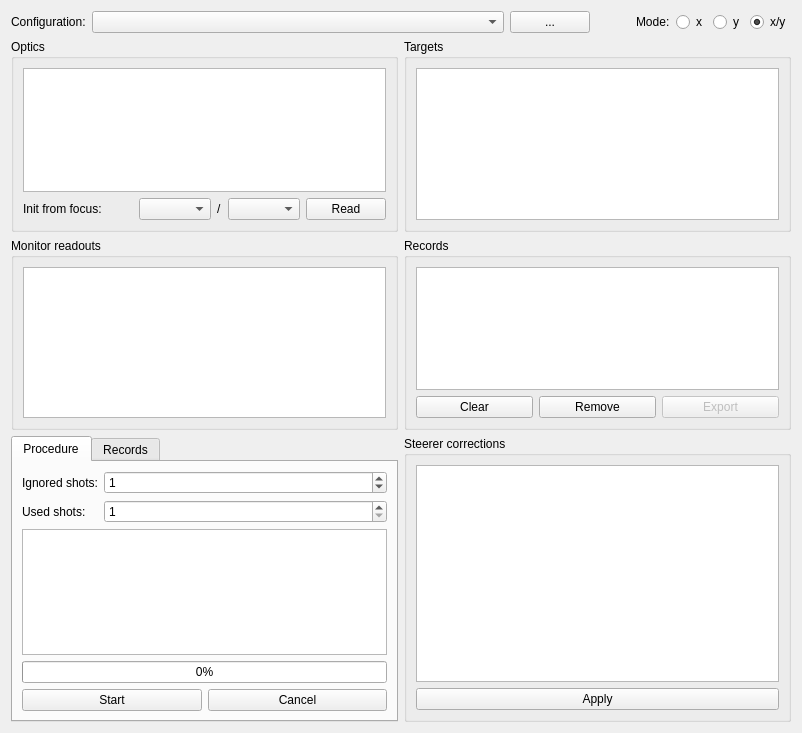
<?xml version="1.0" encoding="UTF-8"?>
<ui version="4.0">
 <class>OVM_Dialog</class>
 <widget class="QWidget" name="OVM_Dialog">
  <property name="geometry">
   <rect>
    <x>0</x>
    <y>0</y>
    <width>802</width>
    <height>733</height>
   </rect>
  </property>
  <property name="windowTitle">
   <string>Optic variation method (orbit flattening)</string>
  </property>
  <layout class="QGridLayout" columnstretch="1,1">
   <item row="0" column="0" colspan="2">
    <layout class="QHBoxLayout" name="_2" stretch="0,1,0,0,0,0,0,0">
     <item>
      <widget class="QLabel" name="label_2">
       <property name="text">
        <string>Configuration:</string>
       </property>
      </widget>
     </item>
     <item>
      <widget class="QComboBox" name="combo_config">
       <property name="sizePolicy">
        <sizepolicy hsizetype="Expanding" vsizetype="Fixed">
         <horstretch>1</horstretch>
         <verstretch>0</verstretch>
        </sizepolicy>
       </property>
      </widget>
     </item>
     <item>
      <widget class="QPushButton" name="btn_edit_conf">
       <property name="text">
        <string>...</string>
       </property>
      </widget>
     </item>
     <item>
      <spacer>
       <property name="orientation">
        <enum>Qt::Horizontal</enum>
       </property>
       <property name="sizeHint" stdset="0">
        <size>
         <width>40</width>
         <height>20</height>
        </size>
       </property>
      </spacer>
     </item>
     <item>
      <widget class="QLabel" name="label_3">
       <property name="text">
        <string>Mode:</string>
       </property>
      </widget>
     </item>
     <item>
      <widget class="QRadioButton" name="radio_mode_x">
       <property name="text">
        <string>x</string>
       </property>
      </widget>
     </item>
     <item>
      <widget class="QRadioButton" name="radio_mode_y">
       <property name="text">
        <string>y</string>
       </property>
      </widget>
     </item>
     <item>
      <widget class="QRadioButton" name="radio_mode_xy">
       <property name="text">
        <string>x/y</string>
       </property>
       <property name="checked">
        <bool>true</bool>
       </property>
      </widget>
     </item>
    </layout>
   </item>
   <item row="6" column="1">
    <widget class="QGroupBox" name="groupBox_2">
     <property name="title">
      <string>Steerer corrections</string>
     </property>
     <layout class="QGridLayout" name="gridLayout_2">
      <item row="0" column="0">
       <widget class="TableView" name="tab_corrections">
        <property name="focusPolicy">
         <enum>Qt::ClickFocus</enum>
        </property>
       </widget>
      </item>
      <item row="1" column="0">
       <widget class="QPushButton" name="btn_apply">
        <property name="text">
         <string>Apply</string>
        </property>
       </widget>
      </item>
     </layout>
    </widget>
   </item>
   <item row="6" column="0">
    <widget class="QTabWidget" name="tabs">
     <property name="currentIndex">
      <number>0</number>
     </property>
     <widget class="QWidget" name="tab_2">
      <attribute name="title">
       <string>Procedure</string>
      </attribute>
      <layout class="QGridLayout" name="gridLayout_5">
       <item row="1" column="0">
        <widget class="QPlainTextEdit" name="status_log">
         <property name="tabChangesFocus">
          <bool>true</bool>
         </property>
         <property name="readOnly">
          <bool>true</bool>
         </property>
        </widget>
       </item>
       <item row="3" column="0">
        <layout class="QHBoxLayout" name="horizontalLayout_2">
         <item>
          <widget class="QPushButton" name="btn_proc_start">
           <property name="text">
            <string>Start</string>
           </property>
          </widget>
         </item>
         <item>
          <widget class="QPushButton" name="btn_proc_abort">
           <property name="text">
            <string>Cancel</string>
           </property>
          </widget>
         </item>
        </layout>
       </item>
       <item row="2" column="0">
        <widget class="QProgressBar" name="ctrl_progress">
         <property name="value">
          <number>0</number>
         </property>
        </widget>
       </item>
       <item row="0" column="0">
        <layout class="QFormLayout" name="formLayout">
         <item row="0" column="0">
          <widget class="QLabel" name="label_5">
           <property name="text">
            <string>Ignored shots:</string>
           </property>
          </widget>
         </item>
         <item row="0" column="1">
          <widget class="QSpinBox" name="num_shots_wait">
           <property name="value">
            <number>1</number>
           </property>
          </widget>
         </item>
         <item row="1" column="0">
          <widget class="QLabel" name="label_6">
           <property name="text">
            <string>Used shots:</string>
           </property>
          </widget>
         </item>
         <item row="1" column="1">
          <widget class="QSpinBox" name="num_shots_use">
           <property name="minimum">
            <number>1</number>
           </property>
          </widget>
         </item>
        </layout>
       </item>
      </layout>
     </widget>
     <widget class="QWidget" name="tab_manual">
      <attribute name="title">
       <string>Records</string>
      </attribute>
      <layout class="QGridLayout" name="gridLayout_3">
       <item row="0" column="0">
        <layout class="QHBoxLayout" name="horizontalLayout_4">
         <item>
          <widget class="QComboBox" name="combo_set_optic"/>
         </item>
         <item>
          <widget class="QPushButton" name="btn_set_optic">
           <property name="text">
            <string>Set optic</string>
           </property>
          </widget>
         </item>
        </layout>
       </item>
       <item row="1" column="0">
        <layout class="QGridLayout" name="gridLayout">
         <item row="1" column="0">
          <widget class="QPushButton" name="btn_update">
           <property name="text">
            <string>Update</string>
           </property>
          </widget>
         </item>
         <item row="1" column="2">
          <widget class="QPushButton" name="btn_fit">
           <property name="text">
            <string>Fit</string>
           </property>
          </widget>
         </item>
         <item row="1" column="1">
          <widget class="QPushButton" name="btn_record">
           <property name="text">
            <string>Record</string>
           </property>
          </widget>
         </item>
        </layout>
       </item>
      </layout>
     </widget>
    </widget>
   </item>
   <item row="2" column="1">
    <widget class="QGroupBox" name="groupBox_4">
     <property name="title">
      <string>Records</string>
     </property>
     <layout class="QGridLayout" name="gridLayout_6">
      <item row="1" column="0">
       <widget class="QPushButton" name="btn_rec_clear">
        <property name="text">
         <string>Clear</string>
        </property>
       </widget>
      </item>
      <item row="1" column="1">
       <widget class="QPushButton" name="btn_rec_remove">
        <property name="text">
         <string>Remove</string>
        </property>
       </widget>
      </item>
      <item row="1" column="2">
       <widget class="QPushButton" name="btn_rec_export">
        <property name="enabled">
         <bool>false</bool>
        </property>
        <property name="text">
         <string>Export</string>
        </property>
       </widget>
      </item>
      <item row="0" column="0" colspan="3">
       <widget class="TableView" name="tab_records">
        <property name="focusPolicy">
         <enum>Qt::ClickFocus</enum>
        </property>
       </widget>
      </item>
     </layout>
    </widget>
   </item>
   <item row="1" column="1">
    <widget class="QGroupBox" name="group_target">
     <property name="title">
      <string>Targets</string>
     </property>
     <layout class="QVBoxLayout">
      <item>
       <widget class="TableView" name="tab_targets">
        <property name="focusPolicy">
         <enum>Qt::ClickFocus</enum>
        </property>
       </widget>
      </item>
     </layout>
    </widget>
   </item>
   <item row="1" column="0">
    <widget class="QGroupBox" name="groupBox">
     <property name="title">
      <string>Optics</string>
     </property>
     <layout class="QGridLayout" columnstretch="0,0,0">
      <item row="1" column="1">
       <layout class="QHBoxLayout" name="horizontalLayout">
        <item>
         <widget class="QLabel" name="label">
          <property name="text">
           <string>Init from focus:</string>
          </property>
         </widget>
        </item>
        <item>
         <spacer name="horizontalSpacer">
          <property name="orientation">
           <enum>Qt::Horizontal</enum>
          </property>
          <property name="sizeHint" stdset="0">
           <size>
            <width>40</width>
            <height>20</height>
           </size>
          </property>
         </spacer>
        </item>
        <item>
         <widget class="QComboBox" name="read_focus1"/>
        </item>
        <item>
         <widget class="QLabel" name="label_9">
          <property name="text">
           <string>/</string>
          </property>
         </widget>
        </item>
        <item>
         <widget class="QComboBox" name="read_focus2"/>
        </item>
       </layout>
      </item>
      <item row="1" column="2">
       <widget class="QPushButton" name="btn_read_focus">
        <property name="text">
         <string>Read</string>
        </property>
       </widget>
      </item>
      <item row="0" column="1" colspan="2">
       <widget class="TableView" name="tab_optics"/>
      </item>
     </layout>
    </widget>
   </item>
   <item row="2" column="0">
    <widget class="QGroupBox" name="groupBox_3">
     <property name="title">
      <string>Monitor readouts</string>
     </property>
     <layout class="QGridLayout" name="gridLayout_4">
      <item row="0" column="0">
       <widget class="TableView" name="tab_readouts"/>
      </item>
     </layout>
    </widget>
   </item>
  </layout>
 </widget>
 <customwidgets>
  <customwidget>
   <class>TableView</class>
   <extends>QTreeView</extends>
   <header>madgui/widget/tableview.h</header>
  </customwidget>
 </customwidgets>
 <resources/>
 <connections/>
</ui>
